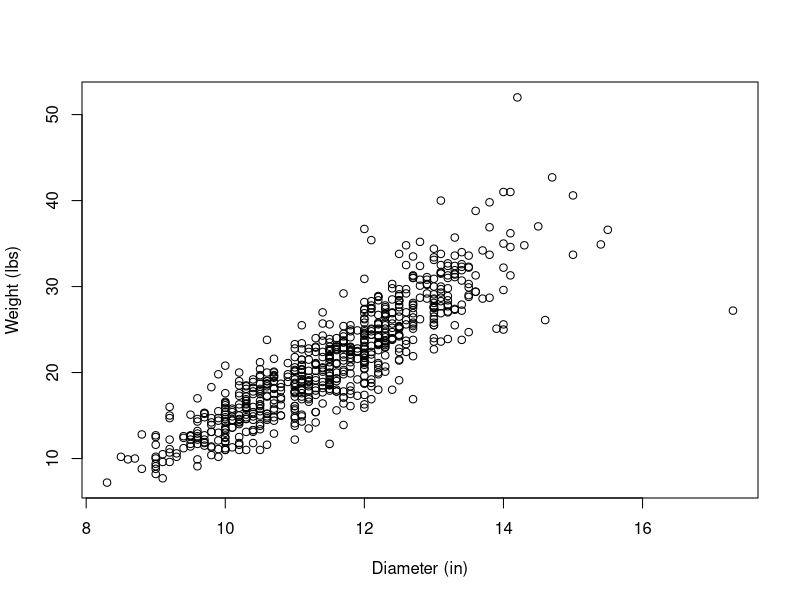
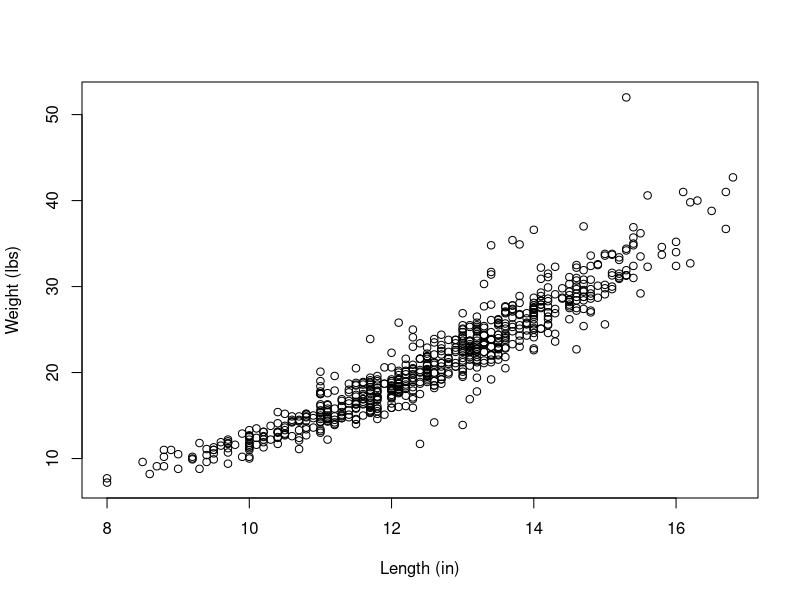
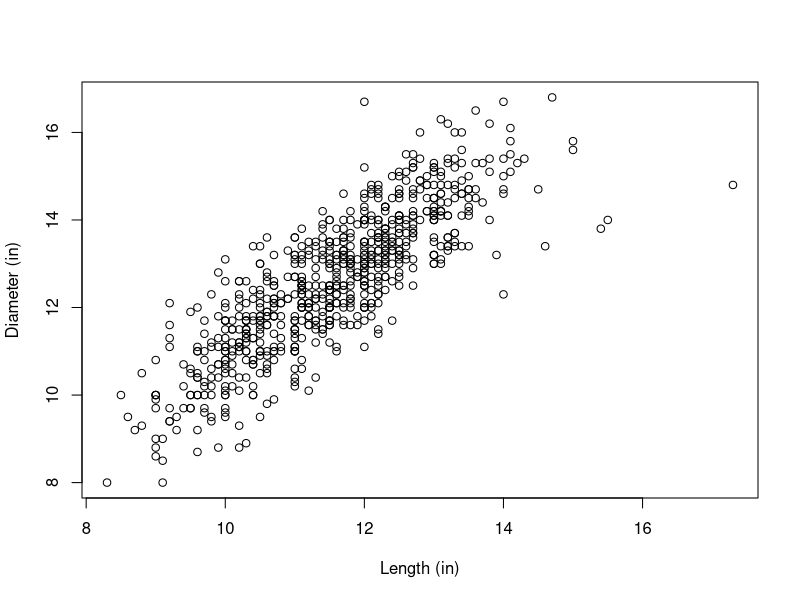
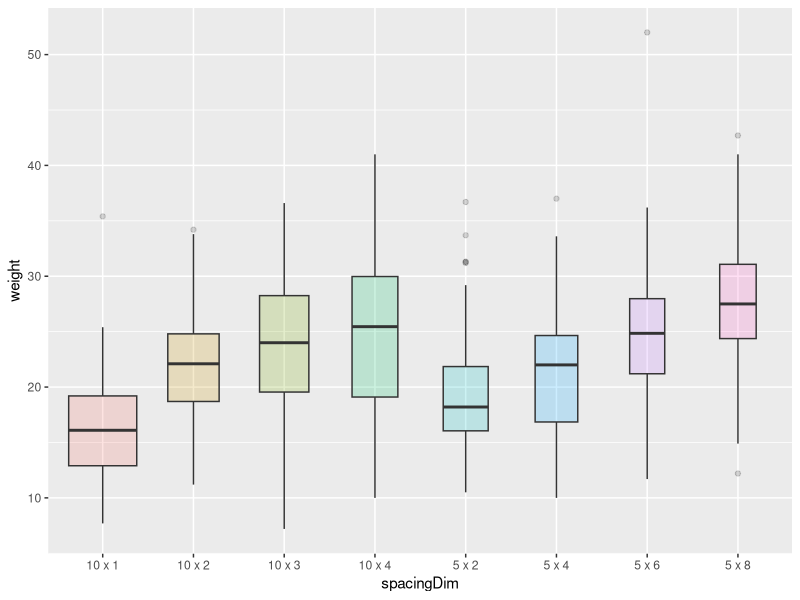
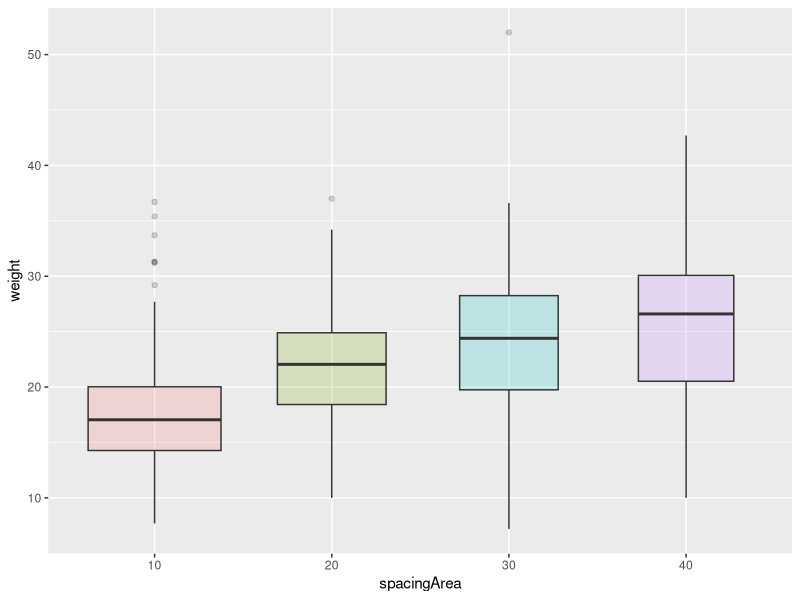

The R script that drew these images, in order:
## ---- chunk 1
library(tidyverse)
library(formatR)
library(dplyr)
library(readxl)
library(ggplot2)
library(writexl)
knitr::opts_chunk$set(echo=TRUE,tidy.opts=list(width.cutoff=70),tidy=TRUE)
## ---- chunk 2
# Read sheet with WEIGHTS, transform from wide to tall, remove NA records
spacingWeight <- read_excel(path="pumpkin_play.xlsx", sheet="Spacing Weights (lbs)")
spacingWeight <- gather(spacingWeight,key="Pumpkin",value="Weight",8:55)
spacingWeight <- subset(spacingWeight,!is.na(Weight))
# Rename columns
names(spacingWeight) <- c("plot","treatment","rep","standCount","standCountIdeal","spacingDim","greenPumpkins","pumpkinNum","weight")
# Create unique identifier for each pumpkin
spacingWeight <- mutate(spacingWeight,pumpkinID=paste0(plot,"-",pumpkinNum))
spacingWeight <- mutate(spacingWeight,year="2021")

# Read sheet with LENGTHS, transform from wide to tall, remove NA records
spacingLength <- read_excel(path="pumpkin_play.xlsx", sheet="Spacing Lengths (inches)")
spacingLength <- gather(spacingLength,key="Pumpkin",value="Length",8:55)
spacingLength <- subset(spacingLength,!is.na(Length))
# Rename columns
names(spacingLength) <- c("plot","treatment","rep","standCount","standCountIdeal","spacingDim","greenPumpkins","pumpkinNum","length")
# Create unique identifier for each pumpkin and assign crop year
spacingLength <- mutate(spacingLength,pumpkinID=paste0(plot,"-",pumpkinNum))
spacingLength <- mutate(spacingLength,year="2021")

# Read sheet with DIAMETERS, transform from wide to tall, remove NA records
spacingDiameter <- read_excel(path="pumpkin_play.xlsx", sheet="Spacing Diameters (inches)")
spacingDiameter <- gather(spacingDiameter,key="Pumpkin",value="Diameter",8:55)
spacingDiameter <- subset(spacingDiameter,!is.na(Diameter))
# Rename columns
names(spacingDiameter) <- c("plot","treatment","rep","standCount","standCountIdeal","spacingDim","greenPumpkins","pumpkinNum","diameter")
# Create unique identifier for each pumpkin and assign crop year
spacingDiameter <- mutate(spacingDiameter,pumpkinID=paste0(plot,"-",pumpkinNum))
spacingDiameter <- mutate(spacingDiameter,year="2021")
## ---- chunk 3
# Join all spacing metrics in one raw table for quality checks
spacingDataRaw <- inner_join(spacingWeight,spacingLength)
spacingDataRaw <- inner_join(spacingDataRaw,spacingDiameter)

# Create clean table for further transformations
spacingData <- as_tibble(spacingDataRaw)

# Format variables
spacingData$plot <- as.factor(spacingData$plot)
spacingData$treatment <- as.factor(spacingData$treatment)
spacingData$rep <- as.factor(spacingData$rep)
spacingData$pumpkinNum <- as.numeric(spacingData$pumpkinNum)
spacingData$year <- as.factor(spacingData$year)

# Create variable for pumpkin color, populate based on conditional statement, and format
spacingData <- mutate(spacingData,color="unknown")
for (i in 1:nrow(spacingData)) {
  spacingData[i,14] <- if_else(spacingData[i,8] %in% sapply(strsplit(as.character(spacingData[i,7]),split=", "),function(x) as.numeric(x)),
                                 "Green",
                                 "Orange")
}
spacingData$color <- as.factor(spacingData$color)

# Create variable for spacing area and transform spacing variables factors
spacingData <- mutate(spacingData,spacingArea=sapply(strsplit(as.character(spacingDim),split=" x "),function(x) prod(as.numeric(x))))
spacingData$spacingArea <- as.factor(spacingData$spacingArea)
spacingData$spacingDim <- as.factor(spacingData$spacingDim)
spacingData$length <- as.numeric(spacingData$length)

# Create variable for realized ideal stand count percentage
spacingData <- mutate(spacingData,standCountIdealPct=standCount/standCountIdeal)

# Arrange columns for presentation of final table for spacing data
spacingData <- select(spacingData,c(11,10,1,3,2,8,6,15,4,5,16,14,9,12,13))

# Provide structure of transformed variables with data preview
str(spacingData)
spacingData

# Export R data object to Excel for client review
write_xlsx(spacingData,"spacingData.xlsx")
## ---- chunk 4
# Scatter plot of weight vs length
plot(spacingData$length,spacingData$weight,
     xlab="Diameter (in)",
     ylab="Weight (lbs)")

# Scatter plot of weight vs diameter
plot(spacingData$diameter,spacingData$weight,
     xlab="Length (in)",
     ylab="Weight (lbs)")

# Scatter plot of diameter vs length
plot(spacingData$length,spacingData$diameter,
     xlab="Length (in)",
     ylab="Diameter (in)")

# Boxplot by spacing dimension
ggplot(spacingData, aes(x=spacingDim, y=weight, fill=spacingDim)) +
    geom_boxplot(varwidth = TRUE, alpha=0.2) +
    theme(legend.position="none")

# Boxplot by spacing area
ggplot(spacingData, aes(x=spacingArea, y=weight, fill=spacingArea)) +
    geom_boxplot(varwidth = TRUE, alpha=0.2) +
    theme(legend.position="none")
